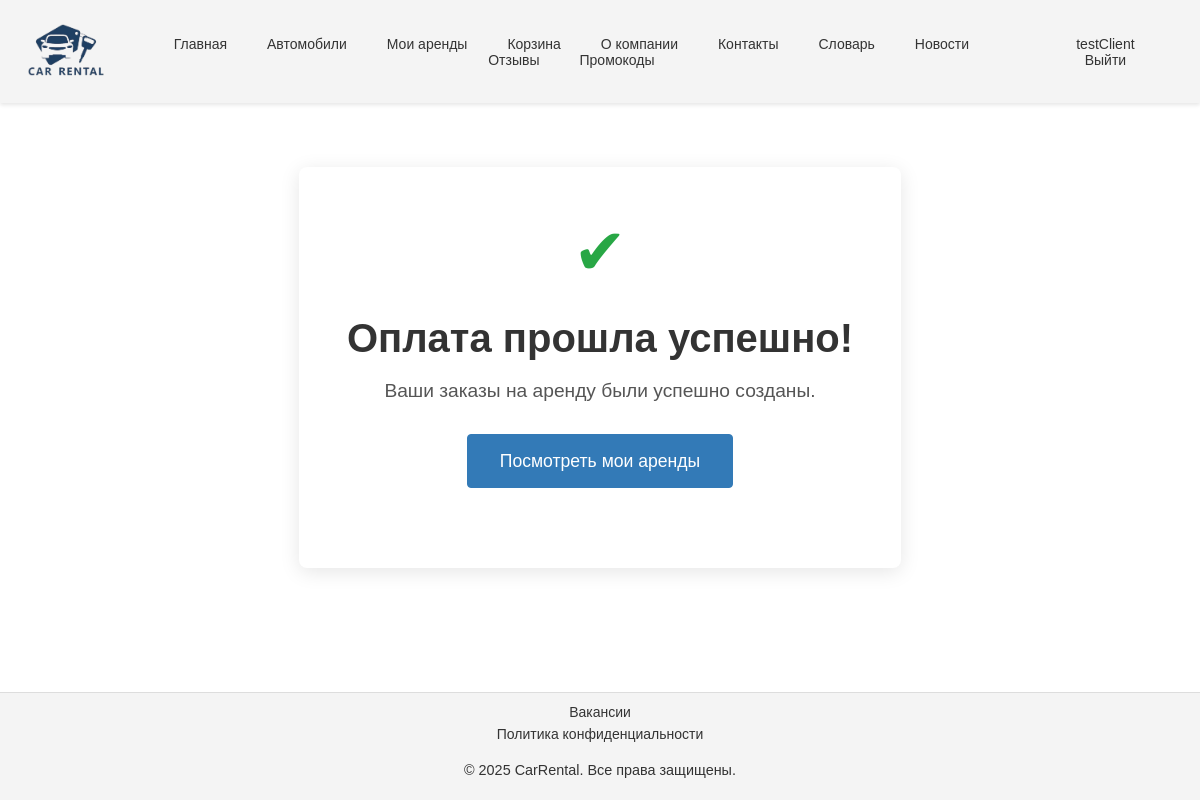
Page /rentals/payment/success/ (signed in) on the committed database.
### content/models.py (models this page shows, shortened)
class CompanyInfo(models.Model):
    name = models.CharField(max_length=100, verbose_name='Название компании')
    description = models.TextField(verbose_name='Описание')
    address = models.CharField(max_length=255, verbose_name='Адрес')
    phone = models.CharField(max_length=20, verbose_name='Телефон')
    email = models.EmailField(verbose_name='Email')
    logo = models.ImageField(upload_to='company/', blank=True, null=True, verbose_name='Логотип')
    working_hours = models.CharField(max_length=100, verbose_name='Часы работы')
    video_url = models.URLField(blank=True, null=True, verbose_name='Видео о компании')
    history = models.TextField(blank=True, null=True, verbose_name='История компании')
    requisites = models.TextField(blank=True, null=True, verbose_name='Реквизиты')
    certificate_issue_date = models.DateField(blank=True, null=True, verbose_name='Дата выдачи сертификата')
    certificate_expiry_date = models.DateField(blank=True, null=True, verbose_name='Дата окончания сертификата')
    class Meta:
        verbose_name = 'Информация о компании'
        verbose_name_plural = 'Информация о компании'

### users/models.py (models this page shows, shortened)
class User(AbstractUser):
    ROLE_CHOICES = (
        ('staff', 'Сотрудник'),
        ('client', 'Клиент'),
        ('admin', 'Администратор')
    )
    role = models.CharField(
        max_length=10,
        choices=ROLE_CHOICES,
        default='client',
        verbose_name='Роль'
    )
    email = models.EmailField(unique=True, verbose_name='Электронная почта')
    last_name = models.CharField(max_length=100, verbose_name='Фамилия')
    first_name = models.CharField(max_length=100, verbose_name='Имя')
    middle_name = models.CharField(max_length=100, verbose_name='Отчество')
    date_of_birth = models.DateField(null=True, blank=True, verbose_name='Дата рождения')
    phone_regex = RegexValidator(
        regex=r'^\+37529\d{7}',
        message="Номер телефона должен быть в формате: '+37529XXXXXXX'."
    )
    phone = models.CharField(
        validators=[phone_regex],
        max_length=13,
        verbose_name='Телефон'
    )
    address = models.CharField(verbose_name='Адрес проживания')
    created_at = models.DateTimeField(auto_now_add=True, verbose_name='Дата создания')
    updated_at = models.DateTimeField(auto_now=True, verbose_name='Дата обновления')
    class Meta:
        verbose_name = 'Пользователь'
        verbose_name_plural = 'Пользователи'
    def has_role(self, role):
        return self.role == role

### rentals/views.py (the view)
# urls.py: path('payment/success/', views.PaymentSuccessView.as_view(), name='payment_success'),
class PaymentSuccessView(View):
    template_name = "rentals/payment_success.html"
    @method_decorator(login_required)
    def get(self, request):
        return render(request, self.template_name)

### authentication/context_processors.py (called while the page is built)
def user_role(request):
    context = {}
    if request.user.is_authenticated:
        try:
            context['is_staff_user'] = request.user.has_role('staff')
            context['is_admin_user'] = request.user.has_role('admin')
        except:
            context['is_staff_user'] = False
            context['is_admin_user'] = False
    return context

### content/context_processors.py (called while the page is built)
def company_info(request):
    try:
        info = CompanyInfo.objects.first()
    except CompanyInfo.DoesNotExist:
        info = None
    return {'company_info': info}

### templates/rentals/payment_success.html (shortened to what this page needs)
{% extends 'base.html' %}
{% block content %}
<div class="payment-success-container">
    <div class="payment-success-icon">
        &#10004;
    </div>
    <h1>Оплата прошла успешно!</h1>
    <p>Ваши заказы на аренду были успешно созданы.</p>
    <p><a href="{% url 'rental_list' %}" class="btn btn-primary">Посмотреть мои аренды</a></p>
</div>
{% endblock %}

### templates/base.html (shortened to what this page needs)
{% load static %}
<!DOCTYPE html>
<html lang="ru">
<head>
    <link rel="stylesheet" href="{% static 'css/main.css' %}" type="text/css">
</head>
<body>
<header class="nav-header">
    <nav>
        <a href="{% url 'home' %}">
            {% if company_info.logo %}
                <img class="nav-logo" src="{{ company_info.logo.url }}" alt="{{ company_info.name }} Logo" height="100">
            {% else %}
                {{ company_info.name|default:'Автопрокат' }}
            {% endif %}
        </a>
        <ul>
            <li><a href="{% url 'home' %}">Главная</a></li>
            <li><a href="{% url 'vehicle_list' %}">Автомобили</a></li>
            {% if user.is_authenticated and not is_staff_user and not is_admin_user%}
                <li><a href="{% url 'rental_list' %}">Мои аренды</a></li>
                <li><a href="{% url 'cart' %}">Корзина</a></li>
            {% endif %}
            <li><a href="{% url 'about' %}">О компании</a></li>
            <li><a href="{% url 'contacts' %}">Контакты</a></li>
            <li><a href="{% url 'glossary' %}">Словарь</a></li>
            <li><a href="{% url 'news_list' %}">Новости</a></li>
            <li><a href="{% url 'review_list' %}">Отзывы</a></li>
            <li><a href="{% url 'promocode_list' %}">Промокоды</a></li>
        </ul>
        <ul>
            {% if user.is_authenticated %}
                <li><a href="{% url 'profile' %}">{{ user.username }}</a></li>
                <li><a href="{% url 'logout' %}">Выйти</a></li>
            {% else %}
                <li><a href="{% url 'login' %}">Войти</a></li>
                <li><a href="{% url 'register' %}">Регистрация</a></li>
            {% endif %}
        </ul>
    </nav>
</header>
<main>
    {% block content %}{% endblock %}
</main>
<footer>
    <div>
        <a class="footer_ref" href="{% url 'vacancy_list' %}">Вакансии</a>
        <a class="footer_ref" href="{% url 'privacy_policy' %}">Политика конфиденциальности</a>
        <p>&copy; 2025 {{ company_info.name|default:'Автопрокат' }}. Все права защищены.</p>
    </div>
</footer>
</body>
</html>

### static/css/base/_base.css (style rules this page uses)
html { height: 100%; }
body { display: flex; flex-direction: column; min-height: 100vh; font-family: var(--font-family); font-size: 14px; margin: 0; }
main { flex: 1; display: flex; flex-direction: column; }
h1, h2, h3 { font-weight: 600; margin-bottom: 1rem; color: #325a85; }

### static/css/base/_variables.css (style rules this page uses)
:root { --primary-color: #337ab7; --secondary-color: #f4f4f4; --text-color: #333; --background-color: #fff; --font-family: "Montserrat Medium", sans-serif; }

### static/css/layout/_header.css (style rules this page uses)
.nav-header { position: sticky; top: 0; z-index: 1000; background-color: var(--secondary-color); box-shadow: 0 2px 4px rgba(0, 0, 0, 0.1); }
.nav-logo { display: inline-block; transition: transform 0.3s ease-in-out; }

### static/css/layout/_footer.css (style rules this page uses)
footer { background-color: var(--secondary-color); color: var(--text-color); padding: 0.5rem 0; text-align: center; margin-top: auto; border-top: 1px solid #ddd; }
footer div { display: flex; flex-direction: column; align-items: center; justify-content: center; }
footer .footer_ref { color: var(--text-color); text-decoration: none; margin: 0.2rem 1rem; transition: color 0.3s ease; }
footer p { margin-top: 1rem; font-size: 0.9rem; }

### static/css/components/_buttons.css (style rules this page uses)
.btn { display: inline-block; font-weight: 400; text-align: center; vertical-align: middle; cursor: pointer; user-select: none; background-color: transparent; border: 1px solid transparent; padding: 0.5rem 1rem; font-size: 1rem; border-radius: 4px; transition: all 0.2s ease-in-out; text-decoration: none; font-family: inherit; line-height: 1.5; }
.btn-primary { color: #fff; background-color: var(--primary-color); border-color: var(--primary-color); }

### static/css/components/_navbar.css (style rules this page uses)
nav { display: flex; justify-content: space-between; align-items: center; padding: 0 1rem; }
nav ul { display: flex; list-style: none; margin: 0; padding: 0; flex-wrap: wrap; justify-content: center; }
nav ul li { margin: 0 0.25rem; }
nav ul li a { text-decoration: none; color: var(--text-color); padding: 0.5rem 1rem; border-radius: 4px; transition: all 0.3s ease; }

### static/css/pages/_payment_success.css (style rules this page uses)
.payment-success-container { max-width: 800px; margin: 4rem auto; padding: 3rem; background-color: #ffffff; border-radius: 8px; box-shadow: 0 4px 20px rgba(0, 0, 0, 0.1); text-align: center; }
.payment-success-icon { font-size: 4rem; color: #28a745; margin-bottom: 1.5rem; }
.payment-success-container h1 { font-size: 2.5rem; color: #333; margin-bottom: 1rem; }
.payment-success-container p { font-size: 1.2rem; color: #555; margin-bottom: 2rem; }
.payment-success-container .btn { font-size: 1.1rem; padding: 0.8rem 2rem; }

### rows in the picture
CompanyInfo: logo (picture), name "CarRental"
User: username "testClient"
